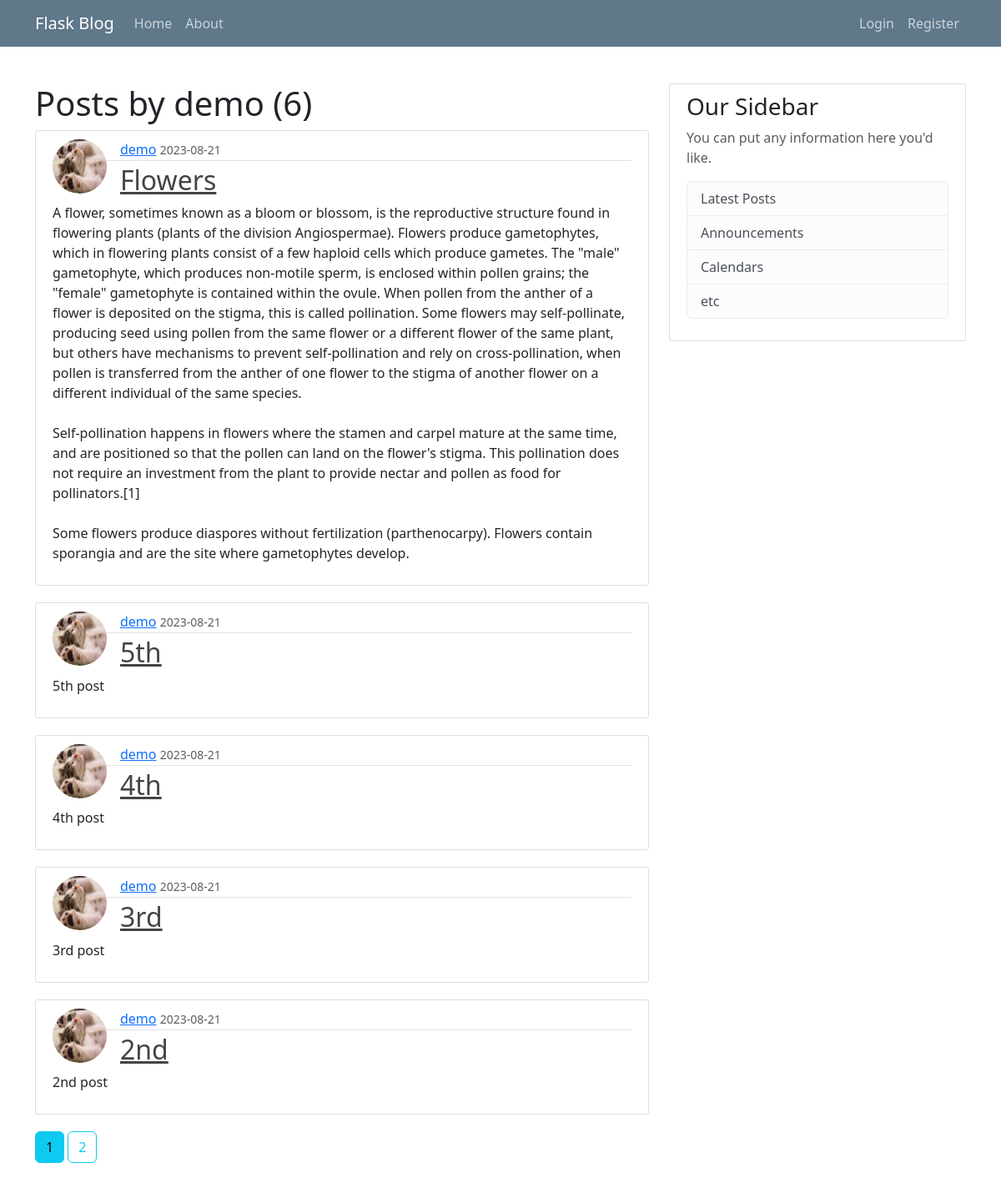
The page /user/demo on the database its author committed.
### flaskblog/models.py (models this page shows, shortened)
class User(db.Model, UserMixin):
    id = db.Column(db.Integer, primary_key=True)
    username = db.Column(db.String(20), unique=True, nullable=False)
    email = db.Column(db.String(120), unique=True, nullable=False)
    image_file = db.Column(db.String(20), nullable=False, default='default.jpg')
    password = db.Column(db.String(60), nullable=False)
    posts = db.relationship('Post', backref='author', lazy=True)

class Post(db.Model):
    id = db.Column(db.Integer, primary_key=True)
    title = db.Column(db.String(100), nullable=False)
    date_posted = db.Column(db.DateTime, nullable=False, default=datetime.utcnow)
    content = db.Column(db.Text, nullable=False)
    user_id = db.Column(db.Integer, db.ForeignKey('user.id'), nullable=False)

### flaskblog/users/routes.py (the view)
@users.route("/user/<string:username>")
def user_posts(username):
    page = request.args.get('page', 1, type=int)
    user = User.query.filter_by(username=username).first_or_404()
    posts = Post.query.filter_by(author=user)\
    .order_by(Post.date_posted.desc())\
    .paginate(page = page, per_page=5)
    return render_template('user_posts.html', posts = posts, user=user)

### flaskblog/templates/user_posts.html
{% extends 'layout.html' %}
{% block content %}
<h1 class=-"mb-3">Posts by {{ user.username }} ({{ posts.total}})</h1>
    {% for post in posts.items %}
        <article class="media content-section">
            <img class="rounded-circle article-img" src="{{ url_for('static', filename='profile_pics/' + post.author.image_file) }}">
            <div class="media-body">
            <div class="article-metadata">
                <a class="mr-2" href="{{ url_for('users.user_posts', username=post.author.username)}}">{{ post.author.username }}</a>
                <small class="text-muted">{{ post.date_posted.strftime('%Y-%m-%d') }}</small>
            </div>
            <h2><a class="article-title" href="{ url_for('posts.post', post_id=post.id) }}">{{ post.title }}</a></h2>
            <p class="article-content">{{ post.content }}</p>
            </div>
        </article>
    {% endfor %}
    {% for page_num in posts.iter_pages(left_edge=1, right_edge=1, left_current=1, right_current=2) %}
        {% if page_num %}
            {% if posts.page == page_num %}
            <a class="btn btn-info mb-4" href="{{ url_for('users.user_posts',username=user.username, page=page_num) }}">{{ page_num }}</a>
            {% else %}
            <a class="btn btn-outline-info mb-4" href="{{ url_for('users.user_posts', username=user.username, page=page_num) }}">{{ page_num }}</a>
            {% endif %}
        {% else %}
            ...
        {% endif %}
    {% endfor %}
{% endblock content %}

### flaskblog/static/main.css (style rules this page uses)
body { background: #fafafa; color: #333333; margin-top: 5rem; }
h1, h2, h3, h4, h5, h6 { color: #444444; }
.content-section { background: #ffffff; padding: 10px 20px; border: 1px solid #dddddd; border-radius: 3px; margin-bottom: 20px; }
.article-title { color: #444444; }
.article-content { white-space: pre-line; }
.article-img { float: left; height: 65px; width: 65px; margin-right: 16px; }
.article-metadata { padding-bottom: 1px; margin-bottom: 4px; border-bottom: 1px solid #e3e3e3 }

### rows shown on the page
User: username "demo"
Post: image_file (picture), author.username "demo", date_posted "2023-08-21", title "Flowers", content "A flower, sometimes known as a bloom or blossom, is the reproductive structure found in flowering plants (plants of the division Angiospermae). Flowers produce gametophytes, which in flowering plants consist of a few haploid cells which produce gametes. The \"male\" gametophyte, which produces non-motile sperm, is enclosed within pollen grains; the \"female\" gametophyte is contained within the ovule. When pollen from the anther of a flower is deposited on the stigma, this is called pollination. Some flowers may self-pollinate, producing seed using pollen from the same flower or a different flower of the same plant, but others have mechanisms to prevent self-pollination and rely on…"
Post: image_file (picture), author.username "demo", date_posted "2023-08-21", title "5th", content "5th post"
Post: image_file (picture), author.username "demo", date_posted "2023-08-21", title "4th", content "4th post"
Post: image_file (picture), author.username "demo", date_posted "2023-08-21", title "3rd", content "3rd post"
Post: image_file (picture), author.username "demo", date_posted "2023-08-21", title "2nd", content "2nd post"

### other values the page prints
{{ posts.total }} "6"
{{ page_num }} "1"
{{ page_num }} "2"
